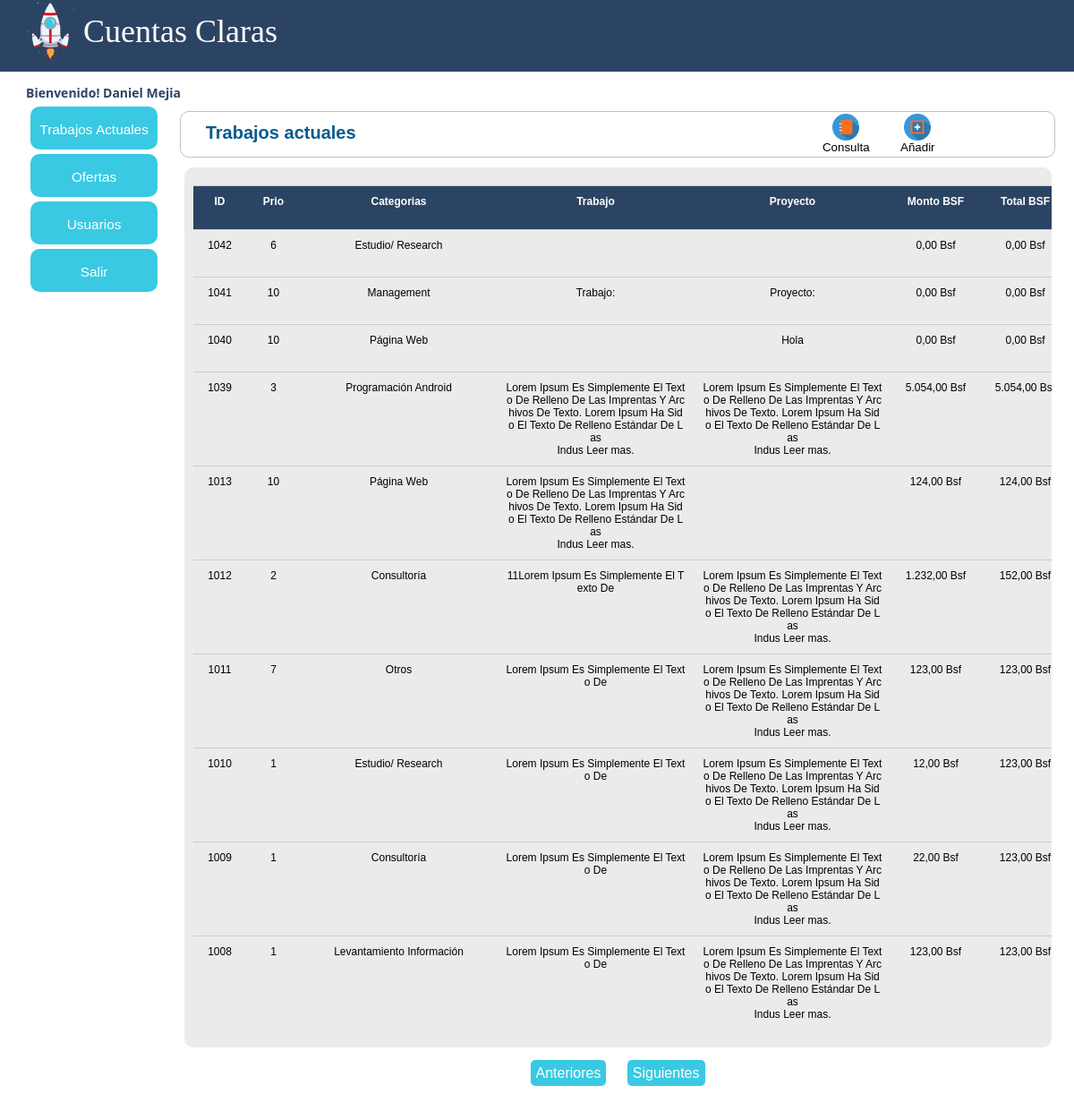
Before: /observacion/Respaldo/trabajos_actuales/trabajos_actuales.php (signed in) with the older database file.
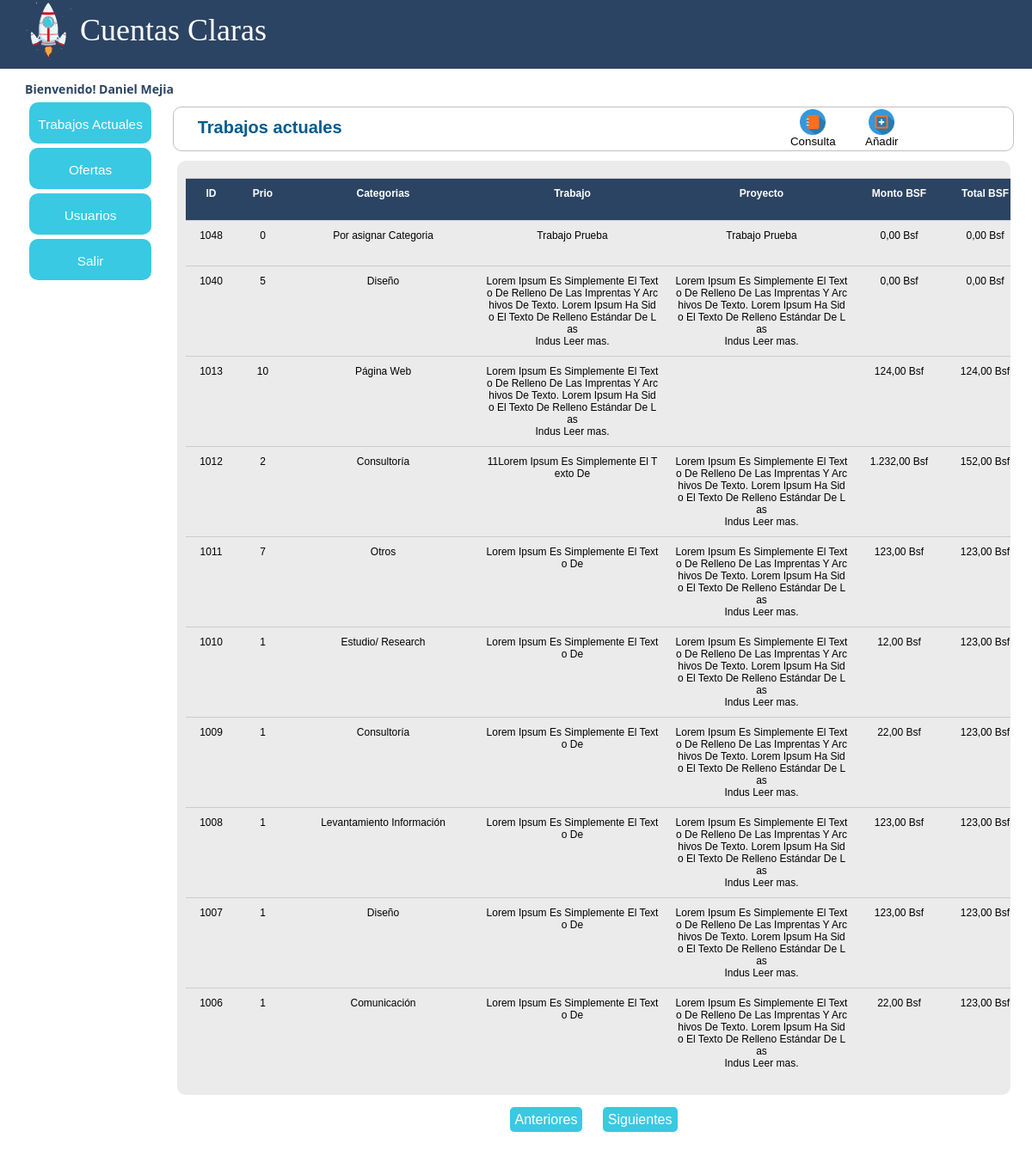
After: the same page with the newer database file.
### tables this page shows
CREATE TABLE `tb_trabajos_actuales` (
  `id_trab` int(11) NOT NULL AUTO_INCREMENT,
  `fkid_prio` int(11) NOT NULL,
  `fkid_requ` varchar(500) NOT NULL DEFAULT '',
  `proy_trab` varchar(250) NOT NULL,
  `trab_trab` varchar(1000) NOT NULL,
  `form_trab` varchar(20) NOT NULL,
  `moda_trab` varchar(20) NOT NULL,
  `obse_trab` varchar(500) NOT NULL,
  `cant_trab` int(10) NOT NULL,
  `mont_bsf_trab` int(10) NOT NULL,
  `tota_vef_trab` int(10) NOT NULL DEFAULT '0',
  `tiem_esti_trab` varchar(250) NOT NULL,
  `id_usuario` int(11) NOT NULL,
  PRIMARY KEY (`id_trab`)
);

CREATE TABLE `tb_requerimientos` (
  `id_requ` int(11) NOT NULL AUTO_INCREMENT,
  `desc_requ` varchar(250) NOT NULL,
  PRIMARY KEY (`id_requ`)
);

### observacion/Respaldo/include/menu.php (called while the page is built, shortened)
<?php
$rol = $_SESSION["rol"];
?>

### observacion/Respaldo/class/class.php (called while the page is built, shortened)
<?php
class Conectar
{
	public static function conecta()
	{
		$con = mysql_connect("localhost","root","webmastersixaguer");
		return $con;
		}
	}
class TrabajosActuales
{
	private $datos, $usuarios, $requ, $requ2, $prio1, $prio2, $suma;
	public function __construct()
	{
		$this->datos=array();
	}
	public function listarTrabajos()
	{
		$sql = "select * from tb_trabajos_actuales";
		$res = mysql_query($sql,Conectar::conecta());
		while($reg = mysql_fetch_assoc($res))
		{
			$this->datos[] = $reg;
		}
		return $this->datos;
	}
	public function paginadoTrabajos($inicio)
	{
		$sql = "select * from tb_trabajos_actuales order by id_trab desc limit $inicio, 10";
		$res = mysql_query($sql, Conectar::conecta());
		while($reg = mysql_fetch_assoc($res))
		{
			$this->datos[] = $reg;
		}
		return $this->datos;
	}
	}

### observacion/Respaldo/trabajos_actuales/trabajos_actuales.php (the view, shortened to what the changed rows need)
<?php include("start.php");
	  include("../class/class.php");
	  $trabajo =  new TrabajosActuales();
?>
<!DOCTYPE html PUBLIC "-//W3C//DTD XHTML 1.0 Transitional//EN" "http://www.w3.org/TR/xhtml1/DTD/xhtml1-transitional.dtd">
<html xmlns="http://www.w3.org/1999/xhtml">
<head>
<link rel="stylesheet" href="../css/style.css"/>
<link rel="stylesheet" href="../css/jquery.ui.all.css">
<link href="../css/style_menu.css" rel="stylesheet" type="text/css" />
</head>
<body class="dt-example" <?php ?>>
<div id="pantalla">
    <div id="conten">
        <div id="top">
        <div id="fila_columna">
            <div id="columna1"><?php include("../include/menu.php")?></div>
            <div id="columna2">
    <center>
    <div id="cuerpo_general">
    	<div id="tilulos">
                <h2 style="padding-top:12px;">Trabajos actuales</h2>
        </div>
    	<div id="contenedor-cliente">
        <?php
		if ($rol == 1)
		{
			?>
                <div id="sub-contenedor-cliente">
                <form name="form_trab_actu" id="form_trab_actu" action="registro_cliente.php" method="post">
                 <?php
				 if(isset($_GET["posicion"]))
				 {
					 $inicio = $_GET["posicion"];
					 }
				 		else
						 {
							 $inicio=0;
							 }
				 $paginacion = $trabajo->paginadoTrabajos($inicio);
				 $row = $trabajo->listarTrabajos();
				 for($i=0; $i<sizeof($paginacion); $i++)
                  {
                    ?>
                        <div class="fila tabla filaContenido">
                        <a href="javascript:void(0);" onclick="window.location='modificar_trabajos.php?codi_trab=<?php echo $row[$i]["id_trab"]?>'">
                        <div class="columna tabla corto contenido" ><?php echo $row[$i]["id_trab"] ?></div>
                        <div class="columna tabla corto contenido" ><?php echo substr(ucwords($row[$i]["fkid_prio"]),0,20);?></div>
                        <?php
						if ($row[$i]["fkid_requ"] !=0)
						{
							$requerimiento = $row[$i]["fkid_requ"];
							$respuesta=mysql_query("select * from tb_requerimientos where id_requ = $requerimiento");
							while($sel =mysql_fetch_array($respuesta))
							{
							?>
								<div class="columna tabla largo contenido" ><?php echo $sel["desc_requ"];?></div>
							<?php
							}
						}
						else
						{
							?>
								<div class="columna tabla largo contenido" >Por asignar Categoria</div>
							<?php
							}
						?>
                        <div class="columna tabla largo contenido" ><?php if (strlen($row[$i]["trab_trab"]) >= 150){echo  substr(wordwrap(ucwords($row[$i]["trab_trab"]), 150, "<br>",1),0,150)." <span class='leerMas'>Leer mas.</span>";}else{echo  substr(wordwrap(ucwords($row[$i]["trab_trab"]), 150, "<br>",1),0,150);}?></div>
                        <div class="columna tabla largo contenido" ><?php if (strlen($row[$i]["proy_trab"]) >= 150){echo  substr(wordwrap(ucwords($row[$i]["proy_trab"]), 150, "<br>",1),0,150)." <span class='leerMas'>Leer mas.</span>";}else{echo  substr(wordwrap(ucwords($row[$i]["proy_trab"]), 150, "<br>",1),0,150);}?></div>
                        <div class="columna tabla medio contenido"><?php echo number_format($row[$i]["mont_bsf_trab"], 2, ',', '.')." Bsf"?></div>
                        <div class="columna tabla medio contenido"><?php echo number_format($row[$i]["tota_vef_trab"], 2, ',', '.')." Bsf"?></div>
                        </a>
                        </div>
                   <?php
                    }
                    ?>
                </form>
                    </div>
        	</div>
                    <?php
					exit;
					}
					?>

Changed rows visible on the page:
removed tb_trabajos_actuales: id_trab "1042", fkid_prio "6", mont_bsf_trab "0,00", tota_vef_trab "0,00", tb_requerimientos (desc_requ "Estudio/ Research")
removed tb_trabajos_actuales: id_trab "1041", fkid_prio "10", trab_trab "Trabajo:", proy_trab "Proyecto:", mont_bsf_trab "0,00", tota_vef_trab "0,00"
no longer on this page (row unchanged): tb_requerimientos: desc_requ "Management", shown under "1041"
removed tb_trabajos_actuales: id_trab "1039", fkid_prio "3", trab_trab "Lorem Ipsum Es Simplemente El Texto De Relleno De Las Imprentas Y Archivos De Texto. Lorem Ipsum Ha Sido El Texto De Relleno Estándar De Las Indus", proy_trab "Lorem Ipsum Es Simplemente El Texto De Relleno De Las Imprentas Y Archivos De Texto. Lorem Ipsum Ha Sido El Texto De Relleno Estándar De Las Indus", mont_bsf_trab "5.054,00", tota_vef_trab "5.054,00"
no longer on this page (row unchanged): tb_requerimientos: desc_requ "Programación Android", shown under "1039"
added tb_trabajos_actuales: id_trab "1048", fkid_prio "0", fkid_requ "Por asignar Categoria", trab_trab "Trabajo Prueba", proy_trab "Trabajo Prueba", mont_bsf_trab "0,00", tota_vef_trab "0,00"
changed tb_trabajos_actuales id 1040: fkid_prio "10" → "5"; trab_trab (not shown) → "Lorem Ipsum Es Simplemente El Texto De Relleno De Las Imprentas Y Archivos De Texto. Lorem Ipsum Ha Sido El Texto De Relleno Estándar De Las Indus"; loses tb_requerimientos (desc_requ "Página Web"); proy_trab "Hola" → "Lorem Ipsum Es Simplemente El Texto De Relleno De Las Imprentas Y Archivos De Texto. Lorem Ipsum Ha Sido El Texto De Relleno Estándar De Las Indus"
now on this page (row unchanged): tb_requerimientos: desc_requ "Diseño"
now on this page (row edited): tb_trabajos_actuales: id_trab "1007", fkid_prio "1", trab_trab "Lorem Ipsum Es Simplemente El Texto De", proy_trab "Lorem Ipsum Es Simplemente El Texto De Relleno De Las Imprentas Y Archivos De Texto. Lorem Ipsum Ha Sido El Texto De Relleno Estándar De Las Indus", mont_bsf_trab "123,00", tota_vef_trab "123,00"
now on this page (row unchanged): tb_trabajos_actuales: id_trab "1006", fkid_prio "1", trab_trab "Lorem Ipsum Es Simplemente El Texto De", proy_trab "Lorem Ipsum Es Simplemente El Texto De Relleno De Las Imprentas Y Archivos De Texto. Lorem Ipsum Ha Sido El Texto De Relleno Estándar De Las Indus", mont_bsf_trab "22,00", tota_vef_trab "123,00"
now on this page (row unchanged): tb_requerimientos: desc_requ "Comunicación", shown under "1006"
